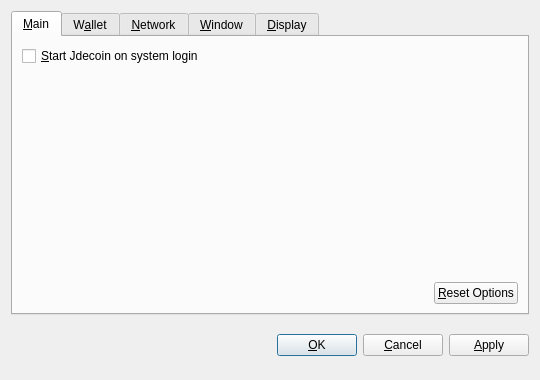
<?xml version="1.0" encoding="UTF-8"?>
<ui version="4.0">
 <class>OptionsDialog</class>
 <widget class="QDialog" name="OptionsDialog">
  <property name="geometry">
   <rect>
    <x>0</x>
    <y>0</y>
    <width>540</width>
    <height>380</height>
   </rect>
  </property>
  <property name="windowTitle">
   <string>Options</string>
  </property>
  <property name="modal">
   <bool>true</bool>
  </property>
  <layout class="QVBoxLayout" name="verticalLayout">
   <item>
    <widget class="QTabWidget" name="tabWidget">
     <property name="tabPosition">
      <enum>QTabWidget::North</enum>
     </property>
     <property name="currentIndex">
      <number>0</number>
     </property>
     <widget class="QWidget" name="tabMain">
      <attribute name="title">
       <string>&amp;Main</string>
      </attribute>
      <layout class="QVBoxLayout" name="verticalLayout_Main">
       <item>
        <widget class="QCheckBox" name="bitcoinAtStartup">
         <property name="toolTip">
          <string>Automatically start Jdecoin after logging in to the system.</string>
         </property>
         <property name="text">
          <string>&amp;Start Jdecoin on system login</string>
         </property>
        </widget>
       </item>
       <item>
        <spacer name="verticalSpacer_Main">
         <property name="orientation">
          <enum>Qt::Vertical</enum>
         </property>
         <property name="sizeHint" stdset="0">
          <size>
           <width>20</width>
           <height>40</height>
          </size>
         </property>
        </spacer>
       </item>
       <item>
        <layout class="QHBoxLayout" name="horizontalLayout_2_Main">
         <item>
          <spacer name="horizontalSpacer_2_Main">
           <property name="orientation">
            <enum>Qt::Horizontal</enum>
           </property>
           <property name="sizeHint" stdset="0">
            <size>
             <width>40</width>
             <height>20</height>
            </size>
           </property>
          </spacer>
         </item>
         <item>
          <widget class="QPushButton" name="resetButton">
           <property name="toolTip">
            <string>Reset all client options to default.</string>
           </property>
           <property name="text">
            <string>&amp;Reset Options</string>
           </property>
           <property name="autoDefault">
            <bool>false</bool>
           </property>
          </widget>
         </item>
        </layout>
       </item>
      </layout>
     </widget>
     <widget class="QWidget" name="tabWallet">
      <attribute name="title">
       <string>W&amp;allet</string>
      </attribute>
      <layout class="QVBoxLayout" name="verticalLayout_Network">
       <item>
        <widget class="QLabel" name="transactionFeeInfoLabel">
         <property name="text">
          <string>Optional transaction fee per kB that helps make sure your transactions are processed quickly. Most transactions are 1 kB.</string>
         </property>
         <property name="textFormat">
          <enum>Qt::PlainText</enum>
         </property>
         <property name="wordWrap">
          <bool>true</bool>
         </property>
        </widget>
       </item>
       <item>
        <layout class="QHBoxLayout" name="horizontalLayout_1_Main">
         <item>
          <widget class="QLabel" name="transactionFeeLabel">
           <property name="text">
            <string>Pay transaction &amp;fee</string>
           </property>
           <property name="textFormat">
            <enum>Qt::PlainText</enum>
           </property>
           <property name="buddy">
            <cstring>transactionFee</cstring>
           </property>
          </widget>
         </item>
         <item>
          <widget class="BitcoinAmountField" name="transactionFee"/>
         </item>
         <item>
          <spacer name="horizontalSpacer_1_Main">
           <property name="orientation">
            <enum>Qt::Horizontal</enum>
           </property>
           <property name="sizeHint" stdset="0">
            <size>
             <width>40</width>
             <height>20</height>
            </size>
           </property>
          </spacer>
         </item>
        </layout>
       </item>
       <item>
        <widget class="QLabel" name="label">
         <property name="text">
          <string>If you disable the spending of unconfirmed change, the change from a transaction cannot be used until that transaction has at least one confirmation. This also affects how your balance is computed.</string>
         </property>
         <property name="wordWrap">
          <bool>true</bool>
         </property>
        </widget>
       </item>
       <item>
        <widget class="QCheckBox" name="spendZeroConfChange">
         <property name="text">
          <string>Spend unconfirmed change  (experts only)</string>
         </property>
        </widget>
       </item>
       <item>
        <spacer name="verticalSpacer">
         <property name="orientation">
          <enum>Qt::Vertical</enum>
         </property>
         <property name="sizeHint" stdset="0">
          <size>
           <width>20</width>
           <height>40</height>
          </size>
         </property>
        </spacer>
       </item>
      </layout>
     </widget>
     <widget class="QWidget" name="tabNetwork">
      <attribute name="title">
       <string>&amp;Network</string>
      </attribute>
      <layout class="QVBoxLayout" name="verticalLayout_Network">
       <item>
        <widget class="QCheckBox" name="mapPortUpnp">
         <property name="toolTip">
          <string>Automatically open the Jdecoin client port on the router. This only works when your router supports UPnP and it is enabled.</string>
         </property>
         <property name="text">
          <string>Map port using &amp;UPnP</string>
         </property>
        </widget>
       </item>
       <item>
        <widget class="QCheckBox" name="connectSocks">
         <property name="toolTip">
          <string>Connect to the Jdecoin network through a SOCKS proxy (e.g. when connecting through Tor).</string>
         </property>
         <property name="text">
          <string>&amp;Connect through SOCKS proxy:</string>
         </property>
        </widget>
       </item>
       <item>
        <layout class="QHBoxLayout" name="horizontalLayout_Network">
         <item>
          <widget class="QLabel" name="proxyIpLabel">
           <property name="text">
            <string>Proxy &amp;IP:</string>
           </property>
           <property name="textFormat">
            <enum>Qt::PlainText</enum>
           </property>
           <property name="buddy">
            <cstring>proxyIp</cstring>
           </property>
          </widget>
         </item>
         <item>
          <widget class="QValidatedLineEdit" name="proxyIp">
           <property name="maximumSize">
            <size>
             <width>140</width>
             <height>16777215</height>
            </size>
           </property>
           <property name="toolTip">
            <string>IP address of the proxy (e.g. 127.0.0.1)</string>
           </property>
          </widget>
         </item>
         <item>
          <widget class="QLabel" name="proxyPortLabel">
           <property name="text">
            <string>&amp;Port:</string>
           </property>
           <property name="textFormat">
            <enum>Qt::PlainText</enum>
           </property>
           <property name="buddy">
            <cstring>proxyPort</cstring>
           </property>
          </widget>
         </item>
         <item>
          <widget class="QLineEdit" name="proxyPort">
           <property name="maximumSize">
            <size>
             <width>55</width>
             <height>16777215</height>
            </size>
           </property>
           <property name="toolTip">
            <string>Port of the proxy (e.g. 9050)</string>
           </property>
          </widget>
         </item>
         <item>
          <widget class="QLabel" name="socksVersionLabel">
           <property name="text">
            <string>SOCKS &amp;Version:</string>
           </property>
           <property name="textFormat">
            <enum>Qt::PlainText</enum>
           </property>
           <property name="buddy">
            <cstring>socksVersion</cstring>
           </property>
          </widget>
         </item>
         <item>
          <widget class="QValueComboBox" name="socksVersion">
           <property name="toolTip">
            <string>SOCKS version of the proxy (e.g. 5)</string>
           </property>
          </widget>
         </item>
         <item>
          <spacer name="horizontalSpacer_Network">
           <property name="orientation">
            <enum>Qt::Horizontal</enum>
           </property>
           <property name="sizeHint" stdset="0">
            <size>
             <width>40</width>
             <height>20</height>
            </size>
           </property>
          </spacer>
         </item>
        </layout>
       </item>
       <item>
        <spacer name="verticalSpacer_Network">
         <property name="orientation">
          <enum>Qt::Vertical</enum>
         </property>
         <property name="sizeHint" stdset="0">
          <size>
           <width>20</width>
           <height>40</height>
          </size>
         </property>
        </spacer>
       </item>
      </layout>
     </widget>
     <widget class="QWidget" name="tabWindow">
      <attribute name="title">
       <string>&amp;Window</string>
      </attribute>
      <layout class="QVBoxLayout" name="verticalLayout_Window">
       <item>
        <widget class="QCheckBox" name="minimizeToTray">
         <property name="toolTip">
          <string>Show only a tray icon after minimizing the window.</string>
         </property>
         <property name="text">
          <string>&amp;Minimize to the tray instead of the taskbar</string>
         </property>
        </widget>
       </item>
       <item>
        <widget class="QCheckBox" name="minimizeOnClose">
         <property name="toolTip">
          <string>Minimize instead of exit the application when the window is closed. When this option is enabled, the application will be closed only after selecting Quit in the menu.</string>
         </property>
         <property name="text">
          <string>M&amp;inimize on close</string>
         </property>
        </widget>
       </item>
       <item>
        <spacer name="verticalSpacer_Window">
         <property name="orientation">
          <enum>Qt::Vertical</enum>
         </property>
         <property name="sizeHint" stdset="0">
          <size>
           <width>20</width>
           <height>40</height>
          </size>
         </property>
        </spacer>
       </item>
      </layout>
     </widget>
     <widget class="QWidget" name="tabDisplay">
      <attribute name="title">
       <string>&amp;Display</string>
      </attribute>
      <layout class="QVBoxLayout" name="verticalLayout_Display">
       <item>
        <layout class="QHBoxLayout" name="horizontalLayout_1_Display">
         <item>
          <widget class="QLabel" name="langLabel">
           <property name="text">
            <string>User Interface &amp;language:</string>
           </property>
           <property name="textFormat">
            <enum>Qt::PlainText</enum>
           </property>
           <property name="buddy">
            <cstring>lang</cstring>
           </property>
          </widget>
         </item>
         <item>
          <widget class="QValueComboBox" name="lang">
           <property name="toolTip">
            <string>The user interface language can be set here. This setting will take effect after restarting Jdecoin.</string>
           </property>
          </widget>
         </item>
        </layout>
       </item>
       <item>
        <layout class="QHBoxLayout" name="horizontalLayout_2_Display">
         <item>
          <widget class="QLabel" name="unitLabel">
           <property name="text">
            <string>&amp;Unit to show amounts in:</string>
           </property>
           <property name="textFormat">
            <enum>Qt::PlainText</enum>
           </property>
           <property name="buddy">
            <cstring>unit</cstring>
           </property>
          </widget>
         </item>
         <item>
          <widget class="QValueComboBox" name="unit">
           <property name="toolTip">
            <string>Choose the default subdivision unit to show in the interface and when sending coins.</string>
           </property>
          </widget>
         </item>
        </layout>
       </item>
       <item>
        <widget class="QCheckBox" name="displayAddresses">
         <property name="toolTip">
          <string>Whether to show Jdecoin addresses in the transaction list or not.</string>
         </property>
         <property name="text">
          <string>&amp;Display addresses in transaction list</string>
         </property>
        </widget>
       </item>
       <item>
        <widget class="QCheckBox" name="coinControlFeatures">
         <property name="toolTip">
          <string>Whether to show coin control features or not.</string>
         </property>
         <property name="text">
          <string>Display coin &amp;control features (experts only!)</string>
         </property>
        </widget>
       </item>
       <item>
        <spacer name="verticalSpacer_Display">
         <property name="orientation">
          <enum>Qt::Vertical</enum>
         </property>
         <property name="sizeHint" stdset="0">
          <size>
           <width>20</width>
           <height>40</height>
          </size>
         </property>
        </spacer>
       </item>
      </layout>
     </widget>
    </widget>
   </item>
   <item>
    <layout class="QHBoxLayout" name="horizontalLayout_Buttons">
     <item>
      <spacer name="horizontalSpacer_1">
       <property name="orientation">
        <enum>Qt::Horizontal</enum>
       </property>
       <property name="sizeHint" stdset="0">
        <size>
         <width>40</width>
         <height>48</height>
        </size>
       </property>
      </spacer>
     </item>
     <item>
      <widget class="QLabel" name="statusLabel">
       <property name="font">
        <font>
         <weight>75</weight>
         <bold>true</bold>
        </font>
       </property>
       <property name="text">
        <string/>
       </property>
       <property name="textFormat">
        <enum>Qt::PlainText</enum>
       </property>
       <property name="wordWrap">
        <bool>true</bool>
       </property>
      </widget>
     </item>
     <item>
      <spacer name="horizontalSpacer_2">
       <property name="orientation">
        <enum>Qt::Horizontal</enum>
       </property>
       <property name="sizeHint" stdset="0">
        <size>
         <width>40</width>
         <height>48</height>
        </size>
       </property>
      </spacer>
     </item>
     <item>
      <widget class="QPushButton" name="okButton">
       <property name="text">
        <string>&amp;OK</string>
       </property>
      </widget>
     </item>
     <item>
      <widget class="QPushButton" name="cancelButton">
       <property name="text">
        <string>&amp;Cancel</string>
       </property>
       <property name="autoDefault">
        <bool>false</bool>
       </property>
      </widget>
     </item>
     <item>
      <widget class="QPushButton" name="applyButton">
       <property name="text">
        <string>&amp;Apply</string>
       </property>
       <property name="autoDefault">
        <bool>false</bool>
       </property>
      </widget>
     </item>
    </layout>
   </item>
  </layout>
 </widget>
 <customwidgets>
  <customwidget>
   <class>BitcoinAmountField</class>
   <extends>QSpinBox</extends>
   <header>bitcoinamountfield.h</header>
  </customwidget>
  <customwidget>
   <class>QValueComboBox</class>
   <extends>QComboBox</extends>
   <header>qvaluecombobox.h</header>
  </customwidget>
  <customwidget>
   <class>QValidatedLineEdit</class>
   <extends>QLineEdit</extends>
   <header>qvalidatedlineedit.h</header>
  </customwidget>
 </customwidgets>
 <resources/>
 <connections/>
</ui>
